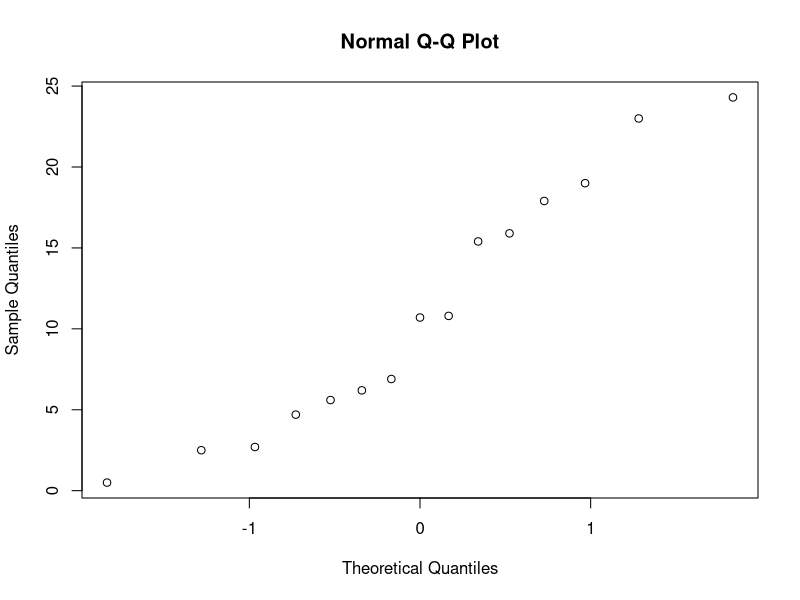
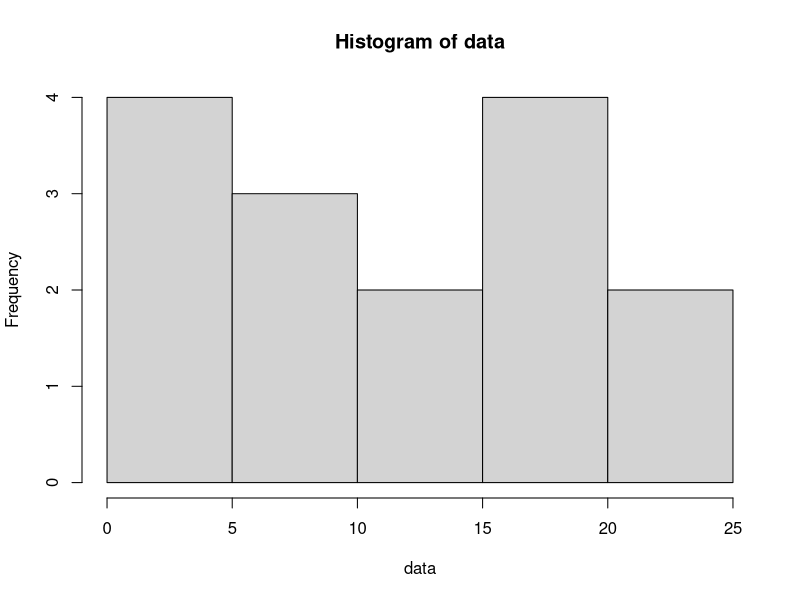
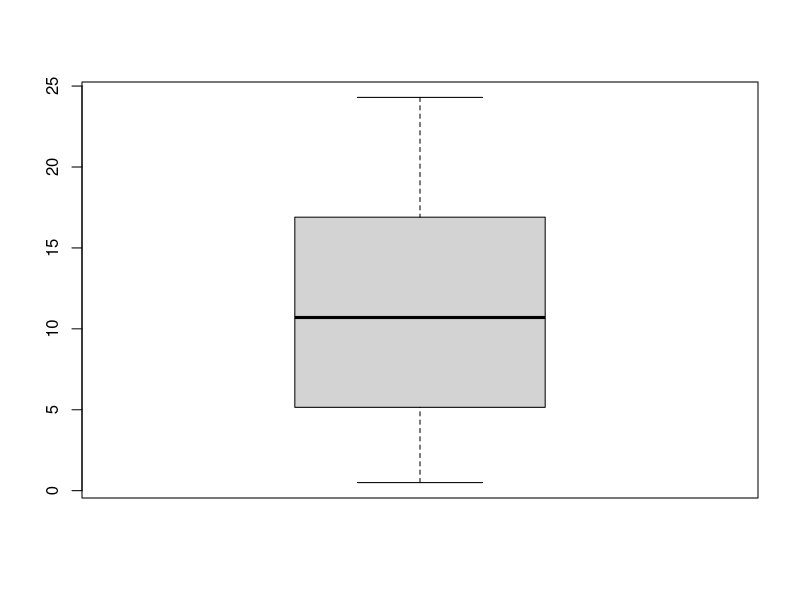
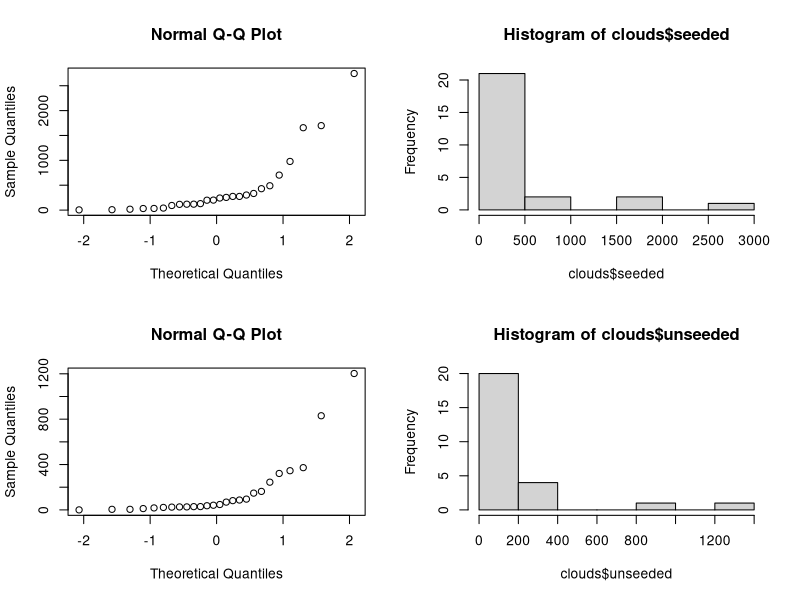
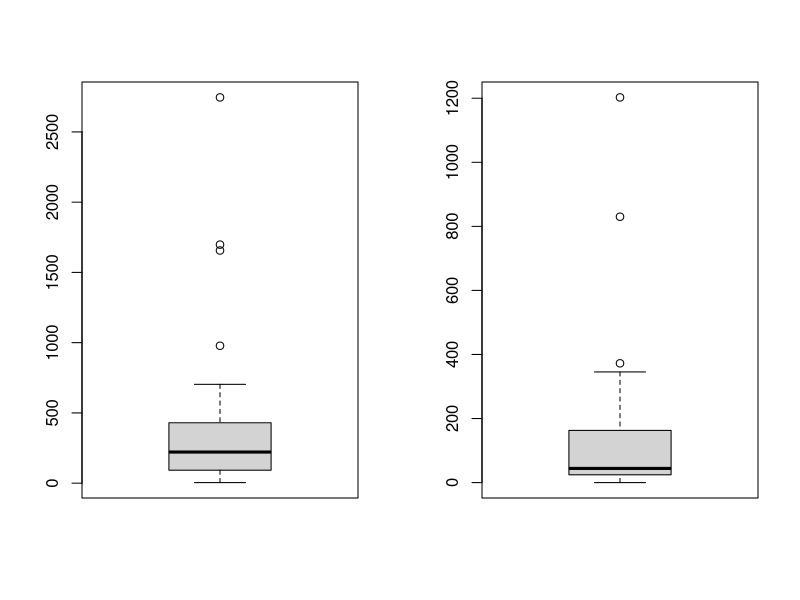
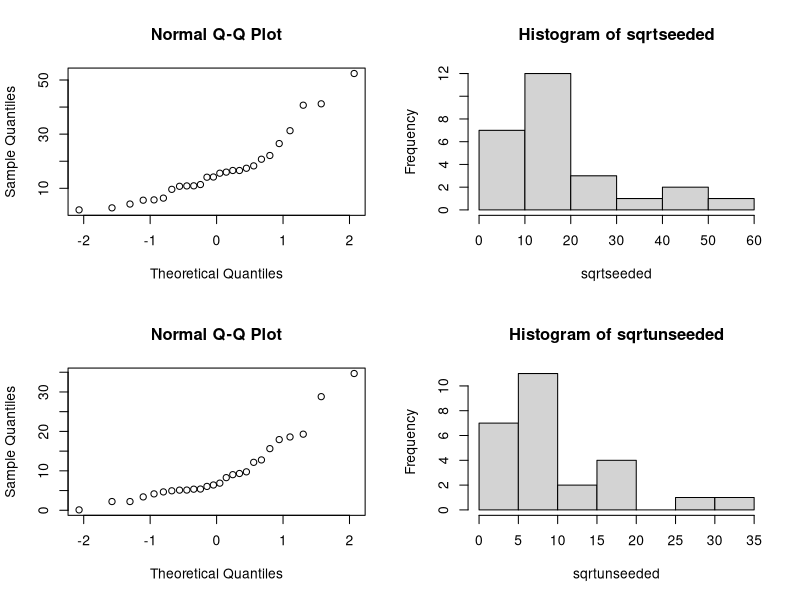
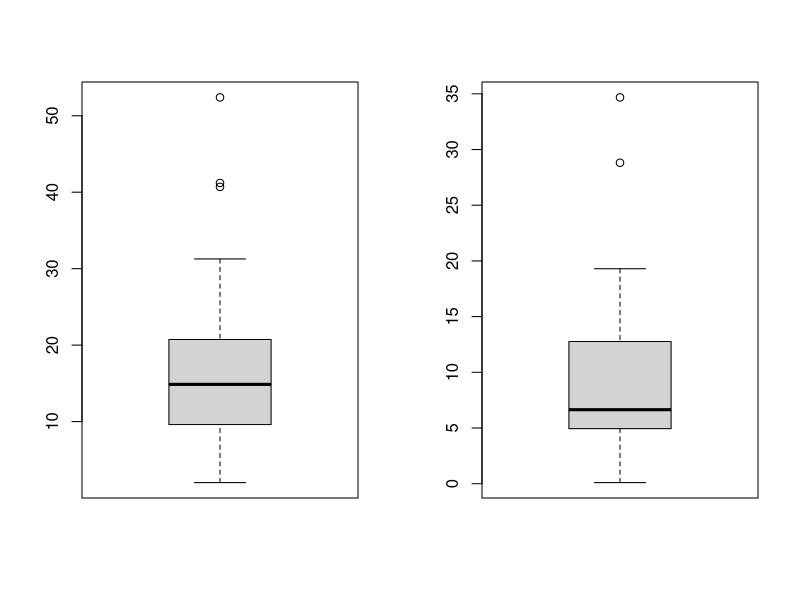
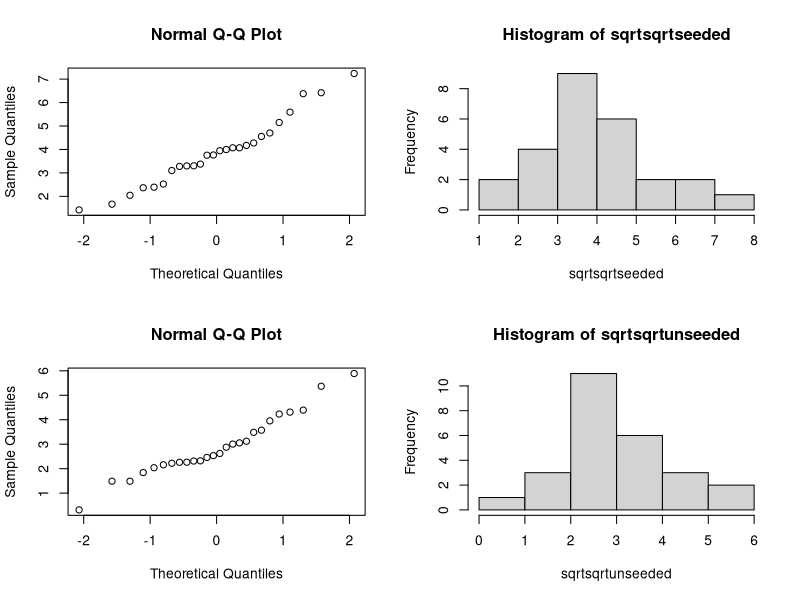

Generate these figures, in order, with R: (Note: this script raises an error after producing the figures.)
## ---- chunk 1
options(digits=3)
options(knitr.duplicate.label = "allow")
## ---- chunk 2
library("ggpubr")
library("pracma")
library("lme4")
library("dplyr")
## ---- chunk 3
# to control output:
# https://community.rstudio.com/t/showing-only-the-first-few-lines-of-the-results-of-a-code-chunk/6963/2
library(knitr)
hook_output <- knit_hooks$get("output")
knit_hooks$set(output = function(x, options) {
  lines <- options$output.lines
  if (is.null(lines)) {
    return(hook_output(x, options))  # pass to default hook
  }
  x <- unlist(strsplit(x, "\n"))
  # more <- "..."
  if (length(lines)==1) {        # first n lines
    if (length(x) > lines) {
      # truncate the output, but add ....
      x <- c(head(x, lines))
    }
  } else {
    x <- c(x[lines])
  }
  # paste these lines together
  x <- paste(c(x, ""), collapse = "\n")
  hook_output(x, options)
})
## ---- chunk 4
data = c(15.4, 17.9, 19.0, 0.5, 15.9, 2.7, 6.2, 2.5, 4.7, 6.9, 10.8, 24.3, 5.6, 23.0, 10.7)
qqnorm(data); hist(data)
## ---- chunk 5
shapiro.test(data);
## ---- chunk 6
mean_data = mean(data)
std_data = sd(data)
n = length(data)

error = qnorm(0.985)*std_data/sqrt(n)
left = mean_data-error
right = mean_data+error

c(left, mean_data, right)     #mean and confidence interval
## ---- chunk 7
E = 1
min_sample_size = (qnorm(0.985)^2*std_data^2)/ E^2
min_sample_size
## ---- chunk 8
B=1000
Tstar=numeric(B)
for(i in 1:B) {
  Xstar=sample(data,replace=TRUE)
  Tstar[i]=mean(Xstar) }

Tstar15=quantile(Tstar,0.015)
Tstar985=quantile(Tstar,0.985)
## ---- chunk 9
c(left, mean_data, right) 
c(2*mean_data-Tstar985,mean(Tstar),2*mean_data-Tstar15)
## ---- chunk 10
mu0 = 15
t.test(data,mu=mu0,alt="less")
## ---- chunk 11
larger_than_mu = sum(data>mu0)
samples = length(data)
binom.test(larger_than_mu,samples,p=0.5, alt='less')
## ---- chunk 12
boxplot(data)
## ---- chunk 13
mu0_1= 13
psign_13=numeric(B) ## will contain p-values of sign test
pttest_13=numeric(B) ## will contain p-values of t-test

for(i in 1:B) {
   x=sample(data,replace=TRUE)
   pttest_13[i]=t.test(x,mu=mu0_1,alt="less")[[3]] ## extract p-value
   psign_13[i]=binom.test(sum(x>mu0),length(data),p=0.5, alt="less")[[3]]} ## extract p-value

#percentage of t test/sign tests that are lower than 0.05. T tests have a lot
#larger percentage of tests that reject the H0.
sum(psign_13<0.05)/B
sum(pttest_13<0.05)/B

#power test for sign test and t-test with mu0=14
mu0_2 = 14
psign_14=numeric(B) ## will contain p-values of sign test
pttest_14=numeric(B) ## will contain p-values of t-test

for(i in 1:B) {
  x=sample(data,replace=TRUE)
  pttest_14[i]=t.test(x,mu=mu0_2,alt="less")[[3]] ## extract p-value
  psign_14[i]=binom.test(sum(x>mu0),length(data),p=0.5, alt="less")[[3]]} ## extract p-value

#percentage of t test/sign tests that are lower than 0.05. T tests have a lot
#larger percentage of test than reject the H0.
sum(psign_14<0.05)/B
sum(pttest_14<0.05)/B
## ---- chunk 14
s = sd(data)
n = length(data)

# z-score is probability
pr = 0.53 # right end confidence interval
x <- sum(data>15.5)/n # sum of values > 15.5 / total
m <- pr-x # cause pr = x+m, m is error margin
pl <- x-m # left end confidence interval
cv <- (sqrt(n)*m)/s # cause m = cv*s/sqrt(n), is critical value
area <- 0.5398 # for cv 0.10 read from z-score table
alpha <- (1-(area/2)) # don't actually need alpha, cl is area/2
cl <- (1-alpha)*100 # confidence level
cbind(pl,pr,cl)
## ---- chunk 15
tab = matrix(c(3,2,4,6), ncol=2, byrow=TRUE)
colnames(tab) = c('men', 'women')
rownames(tab) = c('more than 15.5', 'less than 15.5')
tab <- as.table(tab)
tab
## ---- chunk 16
fisher.test(tab)
## ---- chunk 17
clouds=read.table(file="clouds.txt",header=TRUE)
clouds
## ---- chunk 18
par(mfrow=c(2,2))
qqnorm(clouds$seeded);hist(clouds$seeded)
qqnorm(clouds$unseeded);hist(clouds$unseeded)
## ---- chunk 19
shapiro.test(clouds$seeded)
## ---- chunk 20
shapiro.test(clouds$unseeded)
## ---- chunk 21
par(mfrow=c(1,2))
boxplot(clouds$seeded);boxplot(clouds$unseeded)
## ---- chunk 22
var.test(clouds$seeded, clouds$unseeded, alternative = "two.sided")
## ---- chunk 23
t.test(clouds$seeded,clouds$unseeded,alternative = "greater")
## ---- chunk 24
wilcox.test(clouds$seeded,clouds$unseeded,alternative = "greater")
## ---- chunk 25
ks.test(clouds$unseeded,clouds$seeded,alternative = "greater")
## ---- chunk 26
sqrtseeded <- sqrt(clouds$seeded); sqrtunseeded <- sqrt(clouds$unseeded)
# Plots:
par(mfrow=c(2,2))
qqnorm(sqrtseeded);hist(sqrtseeded)
qqnorm(sqrtunseeded);hist(sqrtunseeded)
## ---- chunk 27
shapiro.test(sqrtseeded)
## ---- chunk 28
shapiro.test(sqrtunseeded)
## ---- chunk 29
par(mfrow=c(1,2))
boxplot(sqrtseeded)
boxplot(sqrtunseeded)
## ---- chunk 30
var.test(sqrtseeded, sqrtunseeded, alternative = "two.sided")
## ---- chunk 31
t.test(sqrtseeded,sqrtunseeded,alternative = "greater")
## ---- chunk 32
wilcox.test(sqrtseeded,sqrtunseeded,alternative = "greater")
## ---- chunk 33
ks.test(sqrtunseeded,sqrtseeded,alternative = "greater")
## ---- chunk 34
sqrtsqrtseeded <- sqrt(sqrtseeded); sqrtsqrtunseeded <- sqrt(sqrtunseeded)
# Plots:
par(mfrow=c(2,2))
qqnorm(sqrtsqrtseeded);hist(sqrtsqrtseeded)
qqnorm(sqrtsqrtunseeded);hist(sqrtsqrtunseeded)
## ---- chunk 35
shapiro.test(sqrtsqrtseeded)
## ---- chunk 36
shapiro.test(sqrtsqrtunseeded)
## ---- chunk 37
par(mfrow=c(1,2))
boxplot(sqrtsqrtseeded)
boxplot(sqrtsqrtunseeded)
## ---- chunk 38
var.test(sqrtsqrtseeded, sqrtsqrtunseeded, alternative = "two.sided")
## ---- chunk 39
t.test(sqrtsqrtseeded,sqrtsqrtunseeded, var.equal = TRUE, alternative = "greater")
## ---- chunk 40
wilcox.test(sqrtsqrtseeded,sqrtsqrtunseeded,alternative = "greater")
## ---- chunk 41
ks.test(sqrtsqrtunseeded,sqrtsqrtseeded,alternative = "greater")
## ---- chunk 42
c1 <- clouds$seeded
lambda_est <- 1/mean(c1)
n <- length(clouds$seeded)
sd <- 1/lambda_est
# CI
z <- qnorm(1-0.025)
CI_L <- (-z+sqrt(n))/(mean(c1)*sqrt(n))
CI_R <- (z+sqrt(n))/(mean(c1)*sqrt(n))
cbind(CI_L,CI_R)
## ---- chunk 43
cdf_x <- linspace(min(c1), max(c1), 101)
sorted_c1 <- sort(c1);
par(mfrow=c(1,1))
c1_quantiles  <- linspace(0,1,length(c1))
# plots actual values of clouds$seeded
plot(sorted_c1,c1_quantiles)
# line of expected values is exp dist with rate est lambda
lines(cdf_x,pexp(cdf_x,lambda_est),type="l",col="blue",lwd=2)
## ---- chunk 44
t=median(c1)
B=1000
tstar=numeric(B)
n=length(c1)
for (i in 1:B){
  xstar=rexp(n,lambda_est)
  tstar[i]=median(xstar)}
hist(tstar,prob=T)
pl=sum(tstar<t)/B; pr=sum(tstar>t)/B; p=2*min(pl,pr)
cbind(pl,pr,p)
## ---- chunk 45
ks.test(clouds$seeded,"pexp", lambda_est)
## ---- chunk 46
hist(clouds$seeded)
## ---- chunk 47
x <- sum(clouds$seeded<300)
n <- length(clouds$seeded)
binom.test(x,n,p=0.5,alt='less')
## ---- chunk 48
x <- sum(clouds$seeded<30)
binom.test(x,n,p=0.25,alt='less')
## ---- chunk 49
data=read.table(file="dogs.txt",header=TRUE)
data
## ---- chunk 50
par(mfrow=c(2,1))
qqnorm(data$isofluorane); hist(data$isofluorane)
## ---- chunk 51
shapiro.test(data$isofluorane)
## ---- chunk 52
cor.test(data$isofluorane, data$halothane, method = "spearman")
## ---- chunk 53
mystat=function(x,y) {mean(x-y)}
B=1000; tstar=numeric(B)
for (i in 1:B) {
  datastar=t(apply(cbind(data[,1],data[,2]),1,sample))
  tstar[i]=mystat(datastar[,1],datastar[,2]) }
myt=mystat(data[,1],data[,2])
myt
hist(tstar)
pl=sum(tstar<myt)/B
pr=sum(tstar>myt)/B
p=2*min(pl,pr)
p
## ---- chunk 54
dataframe=data.frame(concentration=as.vector(as.matrix(data)),
                     variety=factor(rep(1:3,each=10)))
aov=lm(concentration~variety,data=dataframe)
anova(aov)
## ---- chunk 55
summary(aov)
## ---- chunk 56
attach(dataframe); kruskal.test(concentration,variety)
## ---- chunk 57
I=4; J=2; N=10
rbind(rep(1:I,each=N*J),rep(1:J,N*I),sample(1:(N*I*J)))
## ---- chunk 58
data = read.table("hemoglobin.txt", header=TRUE)
## ---- chunk 59
#necessary other wise rate is numerical and should be categorical
data$rate=as.factor(data$rate)
par(mfrow=c(1,2))
boxplot(hemoglobin ~ method, data = data) ; 
boxplot(hemoglobin ~ rate, data = data)
## ---- chunk 60
par(mfrow=c(1,2))
interaction.plot(x.factor = data$rate, trace.factor = data$method, response = data$hemoglobin);
interaction.plot(x.factor = data$method, trace.factor = data$rate, response = data$hemoglobin)
## ---- chunk 61
hemoglobinaov=lm(hemoglobin ~ method * rate, data = data) 
anova(hemoglobinaov)
## ---- chunk 62
hemoglobinaov2 =lm(hemoglobin ~ method + rate, data = data)
anova(hemoglobinaov2)
## ---- chunk 63
qqnorm(residuals(hemoglobinaov2))
qqline(residuals(hemoglobinaov2))
## ---- chunk 64
shapiro.test(residuals(hemoglobinaov2))
## ---- chunk 65
plot(fitted(hemoglobinaov2),residuals(hemoglobinaov2))
hemoglobinaov2
## ---- chunk 66
group_by(data, method, rate) %>%
  summarise(
    count = n(),
    mean = mean(hemoglobin, na.rm = TRUE),
    sd = sd(hemoglobin, na.rm = TRUE)
  )
## ---- chunk 67
group_by(data, rate) %>%
  summarise(
    count = n(),
    mean = mean(hemoglobin, na.rm = TRUE),
    sd = sd(hemoglobin, na.rm = TRUE)
  )
## ---- chunk 68
hemoglobinaov3 =lm(hemoglobin ~ rate, data = data)
anova(hemoglobinaov3)
## ---- chunk 69
cream <- read.table(file="cream.txt",header=TRUE)
cream
## ---- chunk 70
cream$batch <- factor(cream$batch)
cream$position <- factor(cream$position)
cream$starter <- factor(cream$starter)
aovcream <- lm(acidity~batch+position+starter,data=cream); anova(aovcream)
## ---- chunk 71
summary(aovcream)
## ---- chunk 72
par(mfrow=c(1,2))
qqnorm(residuals(aovcream));plot(fitted(aovcream),residuals(aovcream))
shapiro.test(residuals(aovcream))
## ---- chunk 73
aovcream=lm(acidity~batch+starter,data=cream); anova(aovcream)
## ---- chunk 74
summary(aovcream)
## ---- chunk 75
friedman.test(acidity~batch | starter,data=cream)
## ---- chunk 76
creamlmer=lmer(acidity~starter+(1|batch),REML=FALSE,data=cream)
summary(creamlmer)
## ---- chunk 77
creamlmer1=lmer(acidity~(1|batch),data=cream,REML=FALSE)
anova(creamlmer,creamlmer1)
